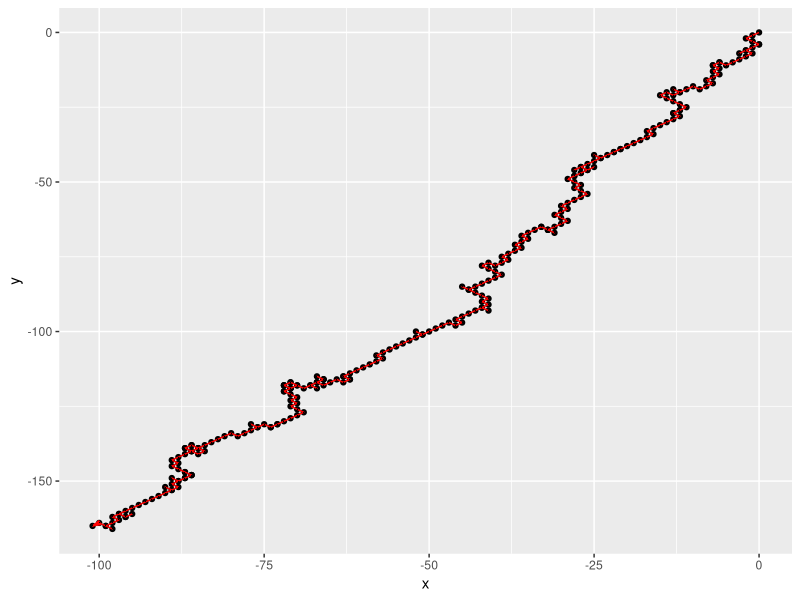

The R source for this figure:
# David Cabezas

# Función que simula un paso
paso <- function(x,y) {
  
  dados = sample(6,3,T) # Lanzo los tres dados
  
  if (dados[1]<=2){ # Si primer dado es 1 ó 2, una unidad a la derecha
    x=x+1
  }
  else{ # Si no, una a la izquierda
    x=x-1
  }
  
  if (dados[2]+dados[3]<5){ # Si la suma de los dados 2 y 3 es menor  que 5, una unidad hacia arriba
    y=y+1
  }
  else{ # Si no, una hacia abajo
    y=y-1
  }
  return(c(x,y)) # Devuelvo el punto actualizado
}

paso(0,0)

# Función que simula el movimiento
desplazamiento <- function(lim=10000){
  x=0
  y=0
  t=2
  progresionX=rep(0,lim)
  progresionY=rep(0,lim)
  while (t<=lim){
    P=paso(x,y) # Desplazamiento
    x=P[1]
    y=P[2]
    progresionX[t]=x     # Guardo sucesión
    progresionY[t]=y
    if (abs(x)>100){ # Condición de parada
      break
    }
    t=t+1
  }
  salida=t<=lim # Si no llegó al límite, alcanzó la condición de salida
  
  if (!salida){ # Si llega al limite no se procesa el ultimo valor de t
    t=t-1
  }
  
  progresionX=progresionX[1:t]
  progresionY=progresionY[1:t]
  progresion=data.frame(x=progresionX,y=progresionY)
  
  return( list( progresion=progresion, # Hasta donde recorrió, lo demás son ceros
                pasos=t-1, # Número de desplazamientos, llamadas a la función desplazamiento
                salida=salida
                ) )
}

resultado=desplazamiento(10000)
resultado

# Representación del movimiento con un camino terminado en flecha
# Código modificado de https://stackoverflow.com/questions/16571390/making-a-trajectory-plot-using-r
library("ggplot2")
library(grid) # needed for arrow function
library(data.table)
# see http://docs.ggplot2.org/current/geom_segment.html
qplot(x, y, data = resultado$progresion)+ 
  geom_path(linetype=1, size=0.5, arrow=arrow(angle=15, length=unit(0.08,'inches'), ends='last', type="closed"), color='red')+
  geom_point (shape='.', size=1)
